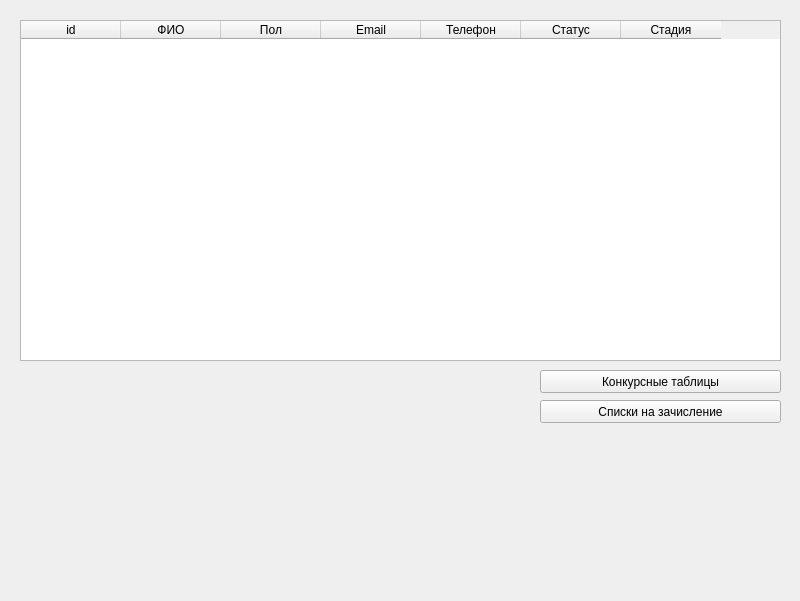
<?xml version="1.0" encoding="UTF-8"?>
<ui version="4.0">
 <class>MainWindow</class>
 <widget class="QMainWindow" name="MainWindow">
  <property name="geometry">
   <rect>
    <x>0</x>
    <y>0</y>
    <width>800</width>
    <height>601</height>
   </rect>
  </property>
  <property name="windowTitle">
   <string>MainWindow</string>
  </property>
  <widget class="QWidget" name="centralwidget">
   <widget class="QTableWidget" name="tableWidget">
    <property name="geometry">
     <rect>
      <x>20</x>
      <y>20</y>
      <width>761</width>
      <height>341</height>
     </rect>
    </property>
    <property name="editTriggers">
     <set>QAbstractItemView::NoEditTriggers</set>
    </property>
    <column>
     <property name="text">
      <string>id</string>
     </property>
    </column>
    <column>
     <property name="text">
      <string>ФИО</string>
     </property>
    </column>
    <column>
     <property name="text">
      <string>Пол</string>
     </property>
    </column>
    <column>
     <property name="text">
      <string>Email</string>
     </property>
    </column>
    <column>
     <property name="text">
      <string>Телефон</string>
     </property>
    </column>
    <column>
     <property name="text">
      <string>Статус</string>
     </property>
    </column>
    <column>
     <property name="text">
      <string>Стадия</string>
     </property>
    </column>
   </widget>
   <widget class="QPushButton" name="btn_go_to_tables">
    <property name="geometry">
     <rect>
      <x>540</x>
      <y>370</y>
      <width>241</width>
      <height>23</height>
     </rect>
    </property>
    <property name="text">
     <string>Конкурсные таблицы</string>
    </property>
   </widget>
   <widget class="QPushButton" name="btn_go_to_zach">
    <property name="geometry">
     <rect>
      <x>540</x>
      <y>400</y>
      <width>241</width>
      <height>23</height>
     </rect>
    </property>
    <property name="text">
     <string>Списки на зачисление</string>
    </property>
   </widget>
  </widget>
 </widget>
 <resources/>
 <connections/>
</ui>
